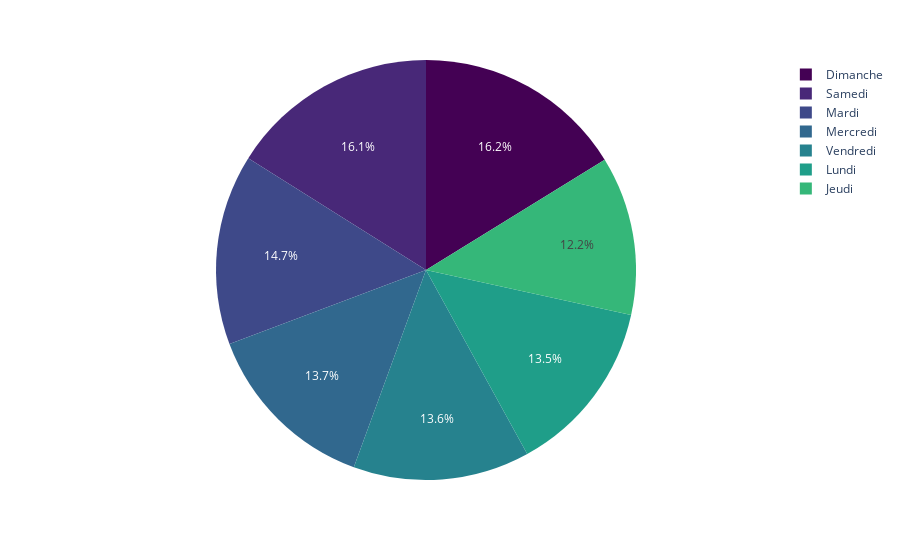

The cell this chart's notebook holds for it:
### Code cell
crimes_year = crime['Méfait'].value_counts()
yearly = pd.DataFrame(data=crimes_year.index, columns = ['Méfait'])
yearly['values']=crimes_year.values

fig = px.pie(yearly, values='values', names='Méfait', color_discrete_sequence=px.colors.sequential.Viridis)
fig.show()

### Figure 1 — Plotly figure (JSON) as saved in the notebook; plotly's stock layout.template omitted (floating-point values rounded to 4 significant figures)
{"data": [{"domain": {"x": [0, 1], "y": [0, 1]}, "hovertemplate": "Méfait=%{label}<br>value=%{value}<extra></extra>", "labels": ["Dimanche", "Samedi", "Mardi", "Mercredi", "Vendredi", "Lundi", "Jeudi"], "legendgroup": "", "name": "", "showlegend": true, "type": "pie", "values": [361, 358, 327, 305, 303, 302, 273]}], "layout": {"legend": {"tracegroupgap": 0}, "margin": {"t": 60}, "piecolorway": ["#440154", "#482878", "#3e4989", "#31688e", "#26828e", "#1f9e89", "#35b779", "#6ece58", "#b5de2b", "#fde725"]}}
